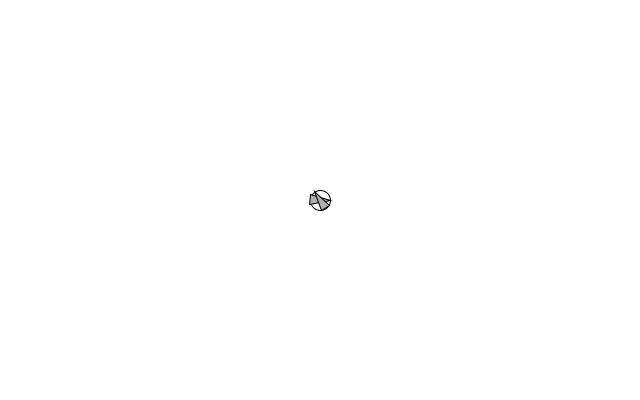
Frame 1 (no input)
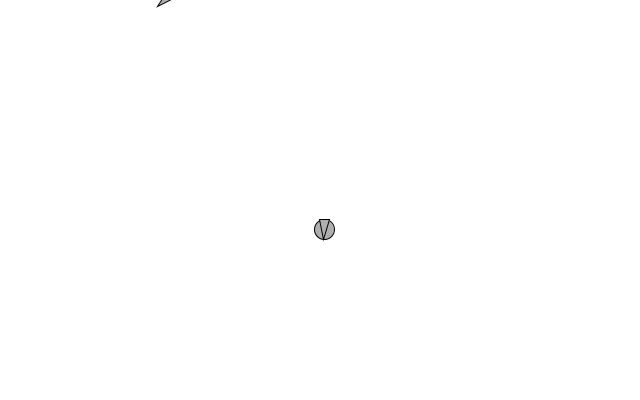
Frame 60 (the mouse pressed at the canvas centre just before this capture)
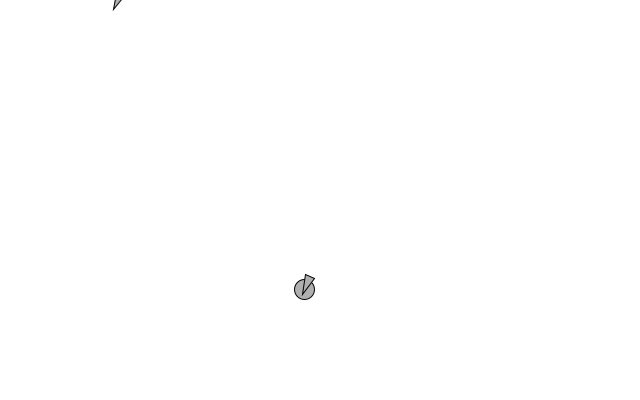
Frame 120 (the mouse held since frame 60 and released just before this capture)

The Processing sketch that drew these frames (run headless with seeded random() and noise(); from frame 60 on, the mouse is pressed at the canvas centre):

// Processing sketch: vehicle
// ── vehicle.pde
Vehicle vehicle;
Vehicle vehicle2;
Target target;

class Target {
  PVector location;
  float velocityy;
  float velocityx;
  float accelerationx;
  float accelerationy;
  float maxSpeed;
  float frames;
  float count;
  Target() {
    location = new PVector(width/2, height/2);
    velocityy = 0;
    velocityx = 0;
    accelerationx = 0;
    accelerationy = 0;
    maxSpeed = 1;
    count = 0;
  }
  void update() {
    accelerationx = 0.1*(noise(count) - 0.5);
    accelerationy = 0.1*(noise(count + 10000) - 0.5);
    count = count + 0.01;
    velocityx += accelerationx;
    velocityy += accelerationy;
    PVector vel = new PVector(velocityx, velocityy);
    vel.limit(4);
    location.add(vel);
    if (location.x < 0) {
      location.x = 0;
      velocityx = -velocityx;
    }
    if (location.y < 0) {
      location.y = 0;
      velocityy = -velocityy;
    }
    if (location.x > width) {
      location.x = width;
      velocityx = -velocityx;
    }
    if (location.y > height) {
      location.y = height;
      velocityy = -velocityy;
    }
  }
  void render() {
    ellipse(location.x, location.y, 20, 20);
  }
}


class Vehicle {
 
  PVector location;
  PVector velocity;
  PVector acceleration;

  float r;
  float maxforce;
  float maxspeed;
  float turnrad;
 
  Vehicle(float x, float y) {
    acceleration = new PVector(0,0);
    velocity = new PVector(0,0);
    location = new PVector(x,y);
    r = 5.0;
    maxspeed = 0.2;
    maxforce = 0.1;
    turnrad = 400;
  }
 
  void update() {
    maxspeed = 10*(1 - sqrt(sq(location.x - width/2) + sq(location.y - height/2))/(250*sqrt(2)));
    maxforce = 5*(1 - sqrt(sq(location.x - width/2) + sq(location.y - height/2))/(250*sqrt(2)));
    velocity.add(acceleration);
    velocity.limit(maxspeed);
    location.add(velocity);
    if (location.x < 0) {
      location.x = 0;
      velocity.x = -velocity.x;
    }
    if (location.y < 0) {
      location.y = 0;
      velocity.y = -velocity.y;
    }
    if (location.x > width) {
      location.x = width;
      velocity.x = -velocity.x;
    }
    if (location.y > height) {
      location.y = height;
      velocity.y = -velocity.y;
    }
    acceleration.mult(0);
  }

  void applyForce(PVector force) {
    acceleration.add(force);
  }
  
  void flee(Target target) {
    float distance = PVector.sub(target.location, location).mag();
    PVector locationtoseek = new PVector(target.location.x + distance*target.velocityx/maxspeed, target.location.y + distance*target.velocityy/maxspeed);
    PVector desired = PVector.sub(locationtoseek, location);
    desired.normalize();
    desired.mult(-maxspeed);
    PVector steer = PVector.sub(desired,velocity);
    steer.limit(maxforce);
    applyForce(steer);
  }
 
  void seek(Target target) {
    float distance = PVector.sub(target.location, location).mag();
    PVector locationtoseek = new PVector(target.location.x + distance*target.velocityx/maxspeed, target.location.y + distance*target.velocityy/maxspeed);
    PVector desired = PVector.sub(locationtoseek, location);
    desired.normalize();
    desired.mult(maxspeed);
    PVector steer = PVector.sub(desired,velocity);
    if (PVector.sub(location, locationtoseek).mag() < 5) {
      steer.mult(0);
    }
    steer.limit(maxforce);
    applyForce(steer);
    if (PVector.sub(location, locationtoseek).mag() < 100) {
      velocity.normalize().mult(map(PVector.sub(location, locationtoseek).mag(), 0, 100, 0, maxspeed));
    } else {
      velocity.mult(maxspeed);
    }
  }
 
  void display() {
    float theta = velocity.heading() + PI/2;
    fill(175);
    stroke(0);
    pushMatrix();
    translate(location.x,location.y);
    rotate(theta);
    beginShape();
    vertex(0, -r*2);
    vertex(-r, r*2);
    vertex(r, r*2);
    endShape(CLOSE);
    popMatrix();
  }
}

void setup() {
  size(640, 400);
  background(255);
  vehicle = new Vehicle(320, 200);
  vehicle2 = new Vehicle(320, 200);
  target = new Target();
}

void draw() {
  background(255);
  target.update();
  target.render();
  vehicle.seek(target);
  vehicle2.flee(target);
  vehicle.update();
  vehicle.display();
  vehicle2.update();
  vehicle2.display();
}
